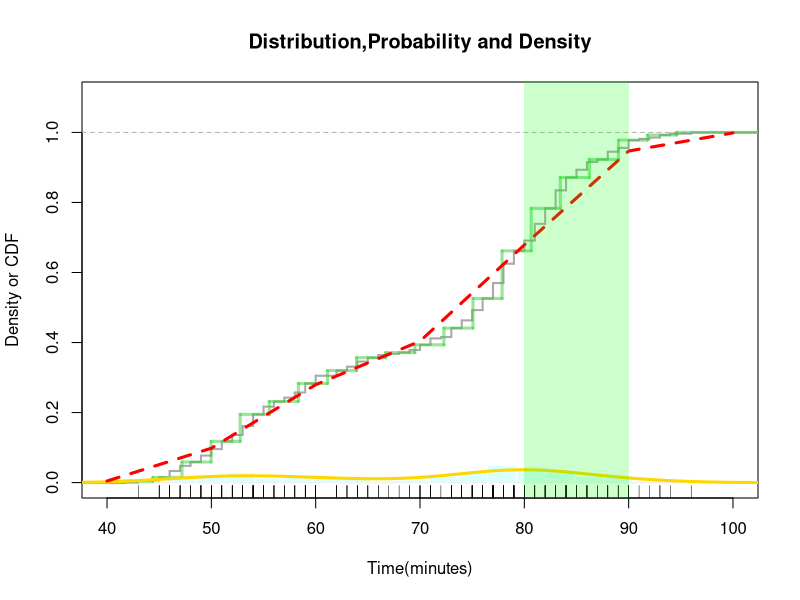
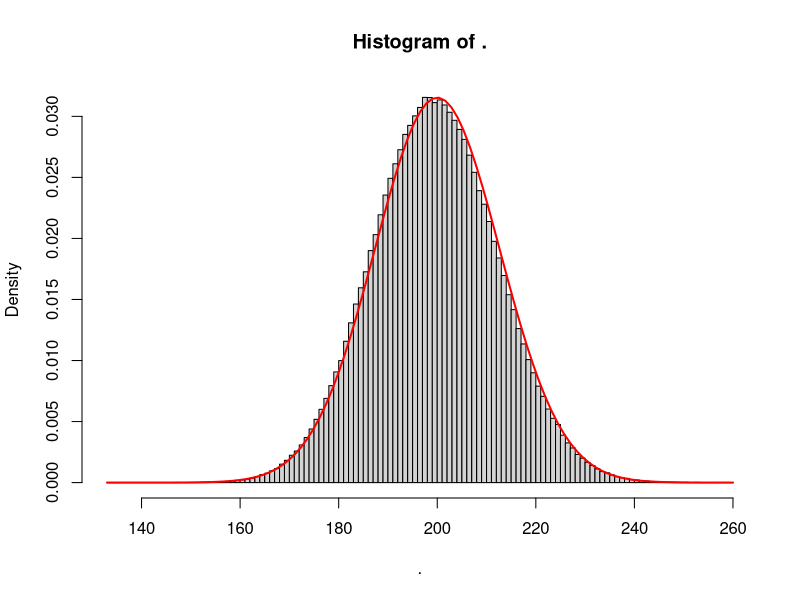

The R source for these figures, in order:
## ---- chunk 1
D = faithful$waiting  # copy to a short name


knitr::opts_chunk$set(echo = TRUE)

library(dplyr)
## ---- chunk 2

# Frame
plot(0,0,xlim=c(40,100),ylim=c(0,1.1),xlab="Time(minutes)", 
     ylab="Density or CDF", main="Distribution,Probability and Density")
abline(h=1, col='lightgray', lwd=0.25, lty=2)

# Empirical PDF
rug(D)
# Empirical CDF
plot(ecdf(D), cex=0, verticals=T, lwd=2, col='darkgray', add=T)

# Histogram PDF
Bins = 20                             # no. bins
bx = seq(min(D), max(D), length=Bins) # break sequence 
hist(D, col="#B3FFFF7F", border="white", ylim=c(0,1.1),
     freq=F, breaks=bx, add=T)
abline(h=0, col='lightgray', lwd=0.25)
# Histogram CDF
adj = (bx[2] - bx[1])/2
steps = stepfun(bx-adj, c(0, sapply(bx, function(b) mean(D <= b))))
plot(steps, cex=0, col='#33CC337F', lwd=3, lty=1, add=T)

# Smooth PDF
Adjust = 1    # bandwidth adjustment
DEN = density(D, adjust = Adjust)
lines(DEN, col='gold', lwd=3)
# Smooth CDF
PDF = approxfun(DEN$x, DEN$y, yleft=0, yright=0)
x = seq(40,100,10)
y = sapply(x, function(i) integrate(PDF, -Inf, i)$value)
lines(x, y, col='red', lwd=3, lty=2) 

# Mark Range
x1 = 80; x2 = 90
rect(x1,-0.1,x2,1.2,col= rgb(0,1,0,alpha=0.2),border=NA)
# x = seq(x1, x2, length=100)
# polygon(c(x, x2, x1),  c(PDF(x), 0, 0), col="#FF99003F", border=NA)
# Calculate Probability
(integrate(PDF, x1, x2)$value)

###############################
library('dplyr')
rbinom(1000000, 1000, 0.2) %>% hist(breaks=100,freq=F)
curve(dnorm(x,mean=200,sd=sqrt(160)), col='red', lwd=2, add=T)
## ---- chunk 3
D = faithful$eruptions
DEN = density(D, adjust = 0.5)
PDF = approxfun(DEN$x, DEN$y, yleft=0, yright=0) 
x=seq(1,6,1/6)
Y=function(x){prob= integrate(PDF, x, (x+1/6))$value
95*prob+(-5)*(1-prob)}

exp=sapply(x,Y)
a=data.frame(x,exp)
a[a$exp>0,]
